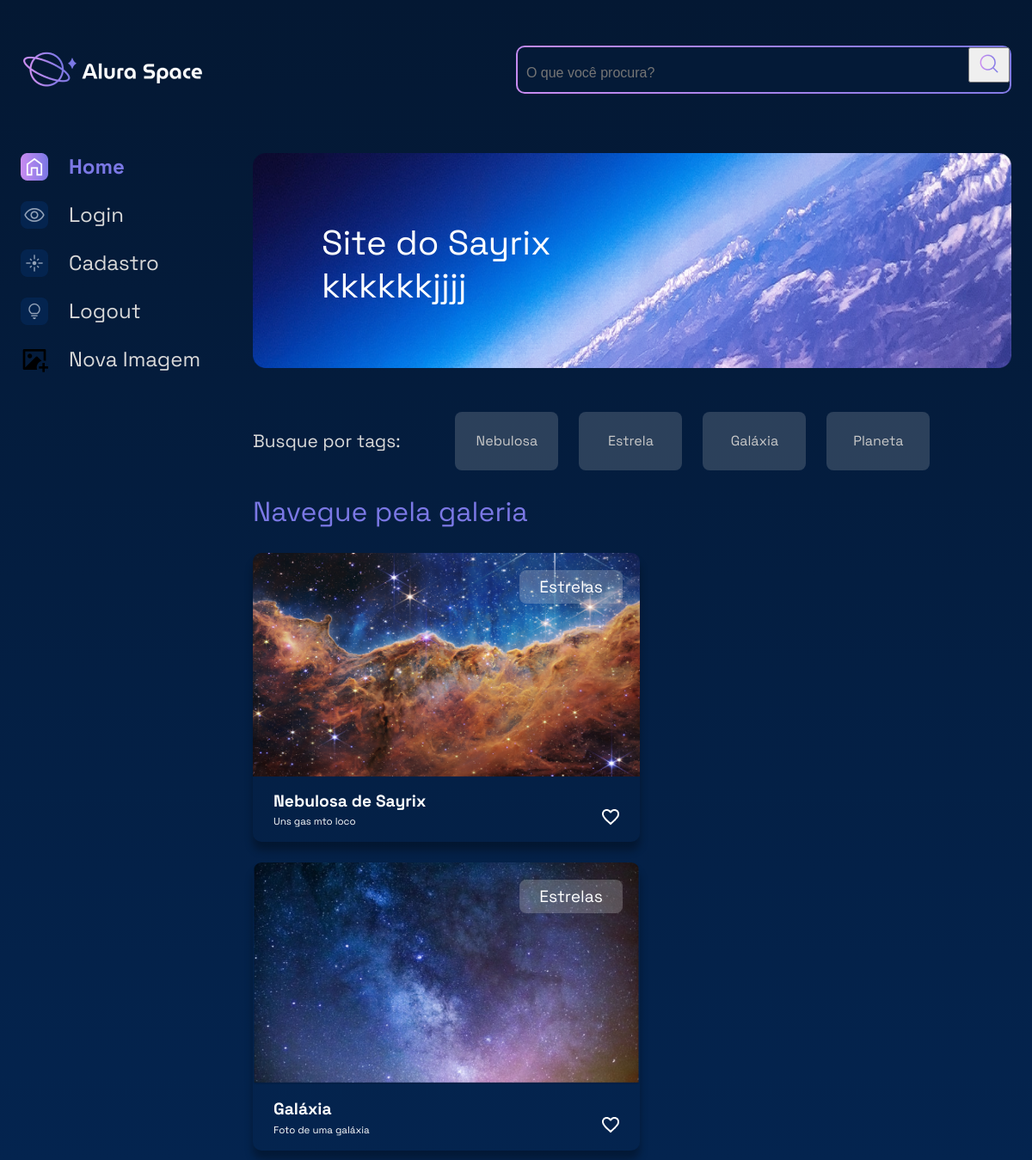
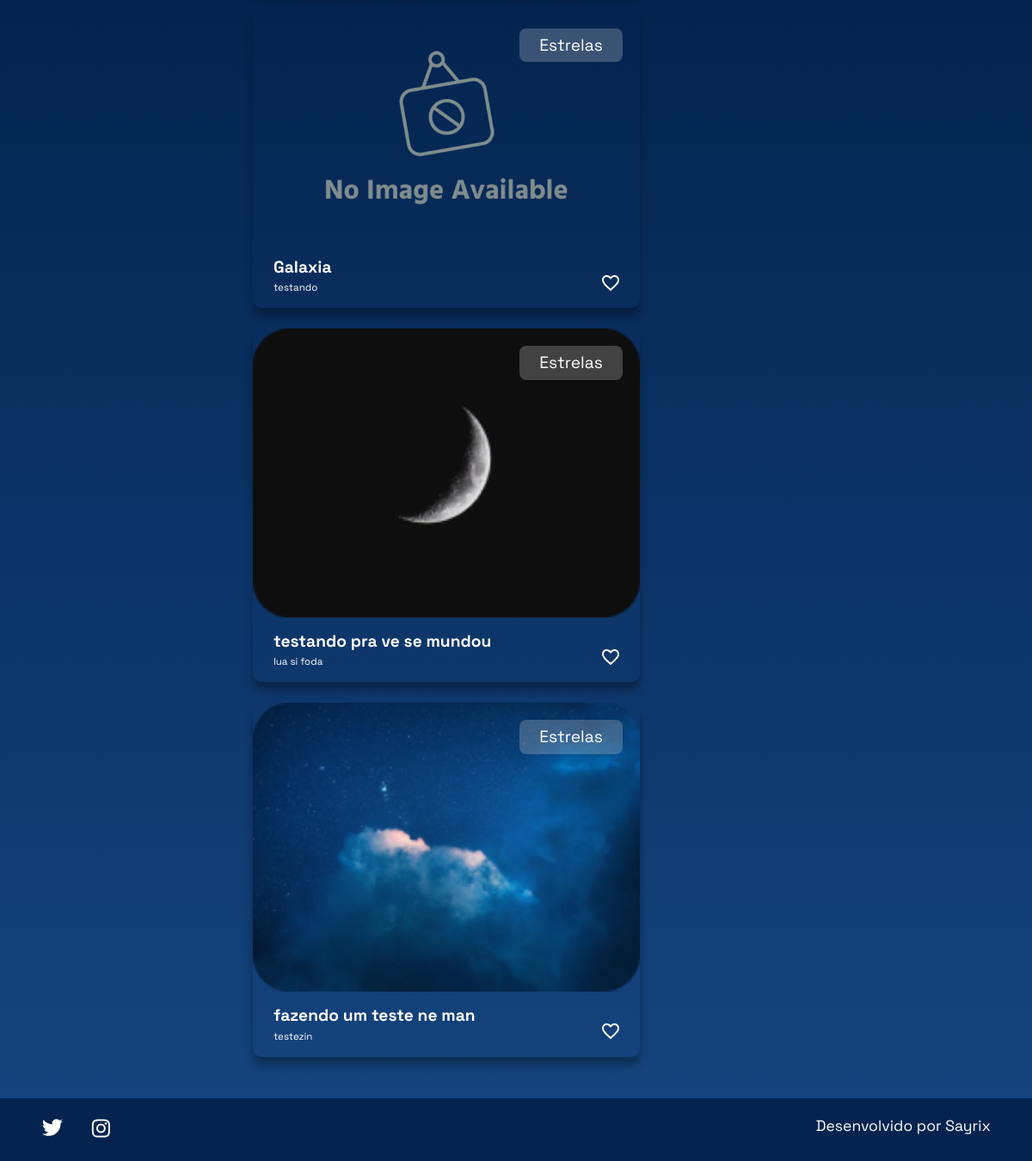
Screenshot of / (signed in) with the database file from the repository (2 pictures, top to bottom).
### apps/galeria/models.py (models this page shows, shortened)
class Fotografia(models.Model):
    OPCOES_CATEGORIA = [
        ("NEBULOSA", "Nebulosa"),
        ("ESTRELA", "Estrela"),
        ("GALÁXIA", "Galáxia"),
        ("PLANETA", "Planeta"),
    ]
    nome = models.CharField(max_length=100,null=False,blank=False)
    legenda = models.CharField(max_length=200,null=False,blank=False)
    categoria = models.CharField(max_length=100, choices=OPCOES_CATEGORIA, default='')
    descricao = models.TextField(null=False,blank=False)
    foto = models.ImageField(upload_to="fotos/%Y/%m/%d/", blank=True)
    publicada = models.BooleanField(default=True)
    data_fotografia = models.DateTimeField(default=datetime.now, blank=False)
    usuario = models.ForeignKey(
        to=User,
        on_delete=models.SET_NULL,
        null=True,
        blank=False,
        related_name="user",
    )

### apps/galeria/views.py (the view)
# urls.py: path('', index, name='index'),
def index(request):
    if not request.user.is_authenticated:
        messages.error(request, "Faça login para acessar a página.")
        return redirect('login')
    fotografias = Fotografia.objects.order_by("data_fotografia").filter(publicada=True)
    return render(request, 'galeria/index.html', {"cards": fotografias})

### templates/galeria/index.html
{% extends 'shared/base.html' %}
{% load static %}
{% block content %}
            <section class="conteudo">
                <section class="banner">
                    <img class="banner__imagem" src="{% static '/assets/imagens/Banner(2).png' %}" alt="banner Alura Space">
                    <h1 class="banner__titulo"> Site do Sayrix kkkkkkjjjj</h1>
                </section>
                <section class="tags">
                    <p class="tags__titulo">Busque por tags:</p>
                    <ul class="tags__lista">
                        <li class="tags__tag"><a href="{% url 'filtro' 'NEBULOSa' %}" class="btn" style="color: #C9C9C9;">Nebulosa</a></li>
                        <li class="tags__tag"><a href="{% url 'filtro' 'ESTRELA' %}" class="btn" style="color: #C9C9C9;">Estrela</a></li>
                        <li class="tags__tag"><a href="{% url 'filtro' 'GALÁXIA' %}" class="btn" style="color: #C9C9C9;">Galáxia</a></li>
                        <li class="tags__tag"><a href="{% url 'filtro' 'PLANETA' %}" class="btn" style="color: #C9C9C9;">Planeta</a></li>
                    </ul>
                </section>
                <section class="galeria">
                    <div class="cards">
                        <h2 class="cards__titulo">Navegue pela galeria</h2>
                        <ul class="cards__lista">
                            {%if cards %}
                            {% for fotografia in cards %}
                            <li class="card">
                                <a href="{% url 'imagem' fotografia.id %}">
                                {% if fotografia.foto == "" or fotografia.foto == null %}
                                    <img class="card__imagem" src="{% static '/assets/imagens/galeria/Image_not_available.png'%}" alt="foto">
                                {% else %}
                                    <img class="card__imagem" src="{{ fotografia.foto.url }}" alt="foto">
                                {% endif %}
                                </a>
                                <span class="card__tag">Estrelas</span>
                                <div class="card__info">
                                    <p class="card__titulo">{{ fotografia.nome }}</p>
                                    <div class="card__texto">
                                        <p class="card__descricao">{{ fotografia.legenda }}</p>
                                        <span>
                                            <img src="{% static '/assets/ícones/1x/favorite_outline.png' %}" alt="ícone de coração">
                                        </span>
                                    </div>
                                </div>
                            </li>
                            {% endfor %}
                            {% else %}
                            <div class="imagem_texto">
                                <p>Fotografias não encontradas.</p>
                            </div>
                            {% endif %}
                        </ul>
                    </div>
                </section>
            </section>
        </main>
    </div>
{% endblock %}

### setup/static/styles/style.css (style rules this page uses)
html, body, div, span, applet, object, iframe, h1, h2, h3, h4, h5, h6, p, blockquote, pre, a, abbr, acronym, address, big, cite, code, del, dfn, em, img, ins, kbd, q, s, samp, small, strike, strong, sub, sup, tt, var, b, u, i, center, dl, dt, dd, ol, ul, li, fieldset, form, label, legend, table, caption, tbody, tfoot, thead, tr, th, td, article, aside, canvas, details, embed, figure, figcaption, footer, header, hgroup, menu, nav, output, ruby, section, summary, time, mark, audio, video { margin: 0; padding: 0; border: 0; font-size: 100%; font: inherit; vertical-align: baseline; }
article, aside, details, figcaption, figure, footer, header, hgroup, menu, nav, section { display: block; }
body { line-height: 1; font-family: 'Space Grotesk', sans-serif; min-height: 100vh; background: linear-gradient(#041833,#04244F,#154580); background-repeat: no-repeat; background-position: center; background-size: cover; }
ol, ul { list-style: none; }
.banner { width: auto; position: relative; margin-bottom: 1.5rem; }
.banner__imagem { width: 100%; }
.banner__titulo { color: #FFFFFF; font-size: 40px; width: 350px; line-height: 50px; position: absolute; top: 80px; left: 80px; }
.cards { width: 100%; }
.cards__titulo { color: #7B78E5; font-size: 2rem; line-height: 3rem; margin-bottom: 1.5rem; }
.cards__lista { display: flex; flex-wrap: wrap; justify-content: space-between; align-content: space-between; }
.card { border-radius: 10px; box-shadow: 0px 10px 10px #00000050; color: #FFFFFF; margin-bottom: 1.5rem; position: relative; width: 450px; }
.card__imagem { width: 450px; border-radius: 10px 10px 0 0; }
.card__tag { background-color: #D9D9D940; border-radius: 8px; border: 2px solid transparent; font-size: 1.2rem; left: 310px; margin-right: 1.5rem; padding: .5rem .5rem; position: absolute; text-align: center; top: 20px; width: 100px; }
.card__info { font-size: 1.2rem; padding: 0 1.5rem 1rem 1.5rem; }
.card__titulo { font-weight: bold; line-height: 1.2rem; margin-top: 0.8em; }
.card__texto { display: flex; justify-content: space-between; flex-wrap: wrap; }
.card__texto img { cursor: pointer; }
.card__descricao { font-size: 0.6em; margin-top: 0.8em; }
.galeria { display: flex; width: 100%; }
.tags { padding: 1.5rem 0; display: flex; align-items: center; color: #D9D9D9; font-size: 1.3rem; }
.tags__titulo { margin-right: 4rem; }
.tags__lista { display: flex; }
.tags__tag { background-color: #D9D9D930; margin-right: 1.5rem; border-radius: 8px; padding: .8rem .5rem; width: 100px; text-align: center; border: 2px solid transparent; }
.btn { --bs-btn-padding-x: 0.75rem; --bs-btn-padding-y: 0.375rem; --bs-btn-font-family: ; --bs-btn-font-size: 1rem; --bs-btn-font-weight: 400; --bs-btn-line-height: 1.5; --bs-btn-color: #212529; --bs-btn-bg: transparent; --bs-btn-border-width: 1px; --bs-btn-border-color: transparent; --bs-btn-border-radius: 0.375rem; --bs-btn-hover-border-color: transparent; --bs-btn-box-shadow: inset 0 1px 0 rgba(255, 255, 255, 0.15),0 1px 1px rgba(0, 0, 0, 0.075); --bs-btn-disabled-opacity: 0.65; --bs-btn-focus-box-shadow: 0 0 0 0.25rem rgba(var(--bs-btn-focus-shadow-rgb), .5); display: inline-block; padding: var(--bs-btn-padding-y) var(--bs-btn-padding-x); font-family: var(--bs-btn-font-family); font-size: var(--bs-btn-font-size); font-weight: var(--bs-btn-font-weight); line-height: var(--bs-btn-line-height); color: var(--bs-btn-color); text-align: center; text-decoration: none; vertical-align: middle; cursor: pointer; -webkit-user-select: none; -moz-user-select: none; user-select: none; border: var(--bs-btn-border-width) solid var(--bs-btn-border-color); border-radius: var(--bs-btn-border-radius); background-color: var(--bs-btn-bg); transition: color .15s ease-in-out,background-color .15s ease-in-out,border-color .15s ease-in-out,box-shadow .15s ease-in-out; }

### rows the page displays
Fotografia: foto (picture), nome "Nebulosa de Sayrix", legenda "Uns gas mto loco"
Fotografia: foto (picture), nome "Galáxia", legenda "Foto de uma galáxia"
Fotografia: nome "Galaxia", legenda "testando"
Fotografia: foto (picture), nome "testando pra ve se mundou", legenda "lua si foda"
Fotografia: foto (picture), nome "fazendo um teste ne man", legenda "testezin"
